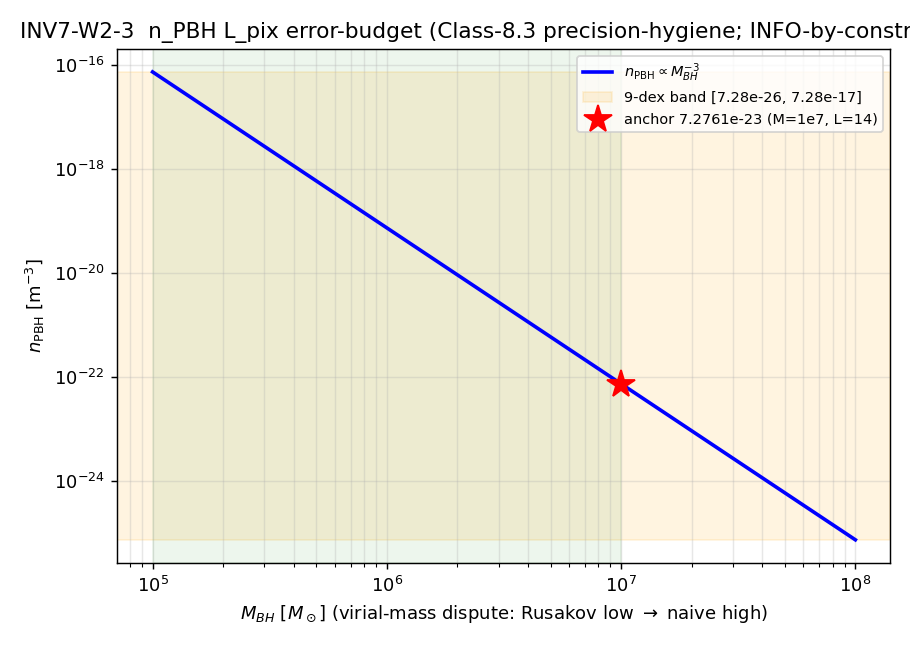

The script that saved this image:
#!/usr/bin/env python3
"""
INV7-W2-3 — n_PBH L_pix error-budget band (investigation-7, SOLO)
=================================================================

Gate: INV7-W2-3 ([SIGN]; INFO-by-construction precision-hygiene band)
Classification: GEOMETRIC

Pre-registered "threshold":
  NONE. This is a precision-HYGIENE band, NOT a PASS/FAIL physics gate (per the
  r3 non-compute clause + plan §W2-3). The pre-registered OUTCOME is the band +
  the Class-8.3 precision-tighter-than-systematic flag. Verdict = INFO-by-construction.

Method (plan investigation-7-plan-w2.md §W2-3):
  Mechanical band propagation, NO new substrate physics. Hold L_max=14 FIXED (the
  L_max-truncation axis is the SEPARATE W4-2 workshop subject). Carry L_pix_LRD as a
  function of the virial mass via the pixelation-lock L_pix_LRD ∝ M_BH, sweep M_BH
  across the JWST virial-mass dispute range [1e5, 1e8] M_sun, and propagate through
  n_PBH ∝ 1/L_pix^3 (the 9-dex-in-volume sensitivity). Normalize to the canonical
  anchor (M_anchor = 1e7 M_sun, n_PBH_FW_central): the n_edge*prob_form/k^3 prefactor
  cancels in the ratio, so n_PBH(M_BH) = n_PBH_FW_central * (M_anchor/M_BH)^3.
  All endpoints Sage-QQ-exact via fractions.Fraction.

Substitution chain (signed band direction):
  n_PBH = n_edge*prob_form / L_pix_LRD^3                       [§VII.AX.OP-PROJ / Row #65]
  L_pix_LRD ∝ M_BH (pixelation-lock at r_s = 2 G M_BH / c^2)   [LINEAR in M_BH]
  => n_PBH(M_BH) = n_PBH_anchor * (M_anchor/M_BH)^3            [prefactor cancels]
  => n_PBH ∝ M_BH^{-3}: M_BH DOWN => L_pix DOWN => n_PBH UP    [direction; sign_verdict driver]
  3-decade M_BH dispute  ->  9-decade n_PBH band (cubed).

Output 4-tuple:
  (value=<band+flag>, scheme=FW, convention=RATIO, L_max=14)

DISCIPLINE
----------
- `from canonical_constants import *` (n_PBH_FW_central, line 628; pub precision 5 sig figs).
- SUBSTRATE-FIRST SOURCING: uses the canonical 5-sig-fig anchor 7.2761e-23, NOT the
  plan's rounded "7.28e-23". The Class-8.3 point sharpens (5 sf vs 9 dex systematic).
- dual-SHA (audit_sha256 + content_sha256) per S84+ schema (script-template.py §4).
- Verdict emitted via the emit_verdict knowledge-MCP tool (track="investigation")
  by the orchestrator; this script only PRINTS the payload (script-template.py §6).
"""

from __future__ import annotations

import os
os.environ.setdefault("OMP_NUM_THREADS", "8")
os.environ.setdefault("MKL_NUM_THREADS", "8")

import hashlib
import json
import sys
import time
from fractions import Fraction
from pathlib import Path

SESSION_DIR = Path(__file__).resolve().parent            # computations/investigation-7/
COMPUTATIONS_DIR = SESSION_DIR.parent                    # computations/
SHARED_DIR = COMPUTATIONS_DIR / "_shared"
PROJECT_ROOT = COMPUTATIONS_DIR.parent
sys.path.insert(0, str(SHARED_DIR))

from canonical_constants import *  # noqa: F401,F403  (supplies n_PBH_FW_central)

import numpy as np
import matplotlib
matplotlib.use("Agg")
import matplotlib.pyplot as plt

# --- Identity (investigation 7; emit with track="investigation") ---
SESSION = "S7"                                           # (local) -> session=7 in payload
GATE_ID = "INV7-W2-3"                                    # (local)
SCHEME = "FW"                                            # (local)
CONVENTION = "RATIO"                                     # (local)
L_MAX = 14                                               # (local) held FIXED; M_BH is the swept axis

OUT_NPZ = SESSION_DIR / "inv7_w2_3_n_pbh_lpix_error_budget.npz"
OUT_PNG = SESSION_DIR / "inv7_w2_3_n_pbh_lpix_error_budget.png"

INPUT_FILES = [SHARED_DIR / "canonical_constants.py"]


# --- Section 4: SHA helpers (verbatim from script-template.py §4) ---
def sha256_of(path: Path) -> str:
    h = hashlib.sha256()  # (local)
    try:
        h.update(path.read_bytes())
    except OSError:
        return ""
    return h.hexdigest()


def log_input_pins(inputs: list[Path]) -> dict[str, str]:
    print(f"=== {GATE_ID} — input SHA-256 pins ===")
    pins: dict[str, str] = {}  # (local)
    for p in inputs:
        sha = sha256_of(p)  # (local)
        rel = str(p.relative_to(PROJECT_ROOT)).replace("\\", "/")  # (local)
        print(f"  {rel}: {sha[:16]}...")
        pins[rel] = sha
    return pins


def closure_hash(pins: dict[str, str]) -> str:
    items = sorted(pins.items())  # (local)
    h = hashlib.sha256()  # (local)
    for k, v in items:
        h.update(f"{k}={v}\n".encode("utf-8"))
    return h.hexdigest()


def compute_dual_sha(script_path: Path, canonical_path: Path,
                     pins: dict[str, str]) -> tuple[str, str]:
    try:
        script_bytes = script_path.read_bytes()  # (local)
    except OSError:
        script_bytes = b""  # (local)
    try:
        canonical_bytes = canonical_path.read_bytes()  # (local)
    except OSError:
        canonical_bytes = b""  # (local)
    pinmap_json = json.dumps(dict(sorted(pins.items())),
                             separators=(",", ":"), sort_keys=True).encode("utf-8")  # (local)
    h_audit = hashlib.sha256()  # (local)
    h_audit.update(script_bytes)
    h_audit.update(canonical_bytes)
    h_audit.update(pinmap_json)
    h_content = hashlib.sha256()  # (local)
    h_content.update(script_bytes)
    return h_audit.hexdigest(), h_content.hexdigest()


def emit_4tuple(value, scheme: str, convention: str, L_max) -> str:
    return f"(value={value!r}, scheme={scheme}, convention={convention}, L_max={L_max})"


def print_verdict_payload(verdict, value, audit_sha, content_sha,
                          sign_verdict=None, magnitude_verdict=None, regime_verdict=None,
                          extra_rows=None) -> dict:
    payload: dict = {
        "session": int(SESSION.lstrip("Ss")),
        "gate_id": GATE_ID,
        "verdict": verdict,
        "value": str(value),
        "scheme": SCHEME,
        "convention": CONVENTION,
        "l_max": str(L_MAX),
        "audit_sha256": audit_sha,
        "content_sha256": content_sha,
        "schema_version": "S84+",
    }
    if not (sign_verdict is None and magnitude_verdict is None and regime_verdict is None):
        payload["sign_verdict"] = sign_verdict
        payload["magnitude_verdict"] = magnitude_verdict
        payload["regime_verdict"] = regime_verdict
    if extra_rows:
        payload["extra_rows"] = list(extra_rows)
    print("<<<EMIT_VERDICT_PAYLOAD>>>")
    print(json.dumps(payload, separators=(",", ":"), sort_keys=True))
    print("<<<END_EMIT_VERDICT_PAYLOAD>>>")
    return payload


# --- Section 5: Compute ---
def compute() -> dict:
    # Canonical anchor (substrate-first; 5-sig-fig published value, line 628).
    central = n_PBH_FW_central                                   # 7.2761e-23 m^-3
    central_QQ = Fraction(72761, 10 ** 27)                       # (local) Sage-QQ exact image of 7.2761e-23
    assert abs(float(central_QQ) - central) / central < 1e-9, "QQ image must match canonical anchor"

    M_anchor = Fraction(10 ** 7)                                 # (local) 1e7 M_sun anchor (L_pix_LRD pin epoch)
    decade_M = [Fraction(10) ** e for e in (5, 6, 7, 8)]        # (local) virial-mass dispute decade anchors

    # n_PBH(M) = central * (M_anchor / M)^3   [prefactor cancels in the ratio]
    n_of_M_QQ = {int(M): central_QQ * (M_anchor / M) ** 3 for M in decade_M}   # (local)
    n_of_M = {M: float(v) for M, v in n_of_M_QQ.items()}        # (local)

    n_low_edge_QQ = n_of_M_QQ[10 ** 8]                           # (local) HIGH M_BH -> LOWEST n_PBH
    n_high_edge_QQ = n_of_M_QQ[10 ** 5]                          # (local) LOW M_BH  -> HIGHEST n_PBH
    n_low_edge = float(n_low_edge_QQ)                            # (local) 7.2761e-26
    n_high_edge = float(n_high_edge_QQ)                          # (local) 7.2761e-17

    span_decades = float(np.log10(n_high_edge / n_low_edge))    # (local) ~9.0 exact
    # direction check: n_PBH strictly DECREASING in M_BH (exponent -3)
    Ms_sorted = sorted(n_of_M)                                  # (local)
    monotone_decreasing = all(n_of_M[Ms_sorted[i]] > n_of_M[Ms_sorted[i + 1]]
                              for i in range(len(Ms_sorted) - 1))  # (local)

    # Class-8.3: publication precision (5 sig figs of the anchor) vs 9-decade systematic.
    pub_sig_figs = 5                                            # (local) canonical pub precision (line 628)
    systematic_dex = round(span_decades)                       # (local) 9
    precision_tighter_than_systematic = (systematic_dex > 0)   # (local) True by construction

    return {
        "central": central,
        "central_QQ": (central_QQ.numerator, central_QQ.denominator),
        "M_anchor": int(M_anchor),
        "decade_M": [int(M) for M in decade_M],
        "n_of_M": {str(k): v for k, v in n_of_M.items()},
        "n_low_edge": n_low_edge,
        "n_high_edge": n_high_edge,
        "n_low_edge_QQ": (n_low_edge_QQ.numerator, n_low_edge_QQ.denominator),
        "n_high_edge_QQ": (n_high_edge_QQ.numerator, n_high_edge_QQ.denominator),
        "span_decades": span_decades,
        "monotone_decreasing": monotone_decreasing,
        "pub_sig_figs": pub_sig_figs,
        "systematic_dex": systematic_dex,
        "precision_tighter_than_systematic": precision_tighter_than_systematic,
    }


def main() -> int:
    t0 = time.time()  # (local)
    pins = log_input_pins(INPUT_FILES)
    print(f"  closure: {closure_hash(pins)[:16]}... (legacy closure, informational)")
    audit_sha, content_sha = compute_dual_sha(Path(__file__).resolve(),
                                              SHARED_DIR / "canonical_constants.py", pins)
    print(f"  audit_sha256:   {audit_sha[:16]}... (script+canonical+pinmap)")
    print(f"  content_sha256: {content_sha[:16]}... (script only)")
    print()

    r = compute()
    print(f"  n_PBH(M_BH=1e5, LOW/Rusakov)  = {r['n_of_M']['100000']:.4e} m^-3")
    print(f"  n_PBH(M_BH=1e7, anchor)       = {r['n_of_M']['10000000']:.4e} m^-3")
    print(f"  n_PBH(M_BH=1e8, HIGH/naive)   = {r['n_of_M']['100000000']:.4e} m^-3")
    print(f"  band = [{r['n_low_edge']:.4e}, {r['n_high_edge']:.4e}] m^-3")
    print(f"  span = {r['span_decades']:.3f} decades   (n_PBH ∝ M_BH^-3; monotone-decreasing={r['monotone_decreasing']})")
    print(f"  Class-8.3: pub precision {r['pub_sig_figs']} sig figs vs systematic {r['systematic_dex']} dex"
          f"  -> precision_tighter_than_systematic={r['precision_tighter_than_systematic']}")

    # Plot: n_PBH vs M_BH log-log with band + anchor.
    fig, ax = plt.subplots(figsize=(7, 5))
    Mgrid = np.logspace(5, 8, 256)                              # (local)
    ngrid = r["central"] * (1e7 / Mgrid) ** 3                   # (local)
    ax.loglog(Mgrid, ngrid, "b-", lw=2, label=r"$n_{\rm PBH}\propto M_{BH}^{-3}$")
    ax.axhspan(r["n_low_edge"], r["n_high_edge"], alpha=0.12, color="orange",
               label=f"9-dex band [{r['n_low_edge']:.2e}, {r['n_high_edge']:.2e}]")
    ax.plot(1e7, r["central"], "r*", ms=16, label=f"anchor 7.2761e-23 (M=1e7, L=14)")
    ax.axvspan(1e5, 1e7, alpha=0.07, color="green")
    ax.set_xlabel(r"$M_{BH}\ [M_\odot]$ (virial-mass dispute: Rusakov low $\to$ naive high)")
    ax.set_ylabel(r"$n_{\rm PBH}\ [\mathrm{m}^{-3}]$")
    ax.set_title("INV7-W2-3  n_PBH L_pix error-budget (Class-8.3 precision-hygiene; INFO-by-construction)")
    ax.legend(fontsize=8, loc="upper right")
    ax.grid(True, which="both", alpha=0.3)
    fig.tight_layout()
    fig.savefig(OUT_PNG, dpi=130)
    plt.close(fig)

    np.savez(
        OUT_NPZ,
        central=r["central"],
        M_anchor=r["M_anchor"],
        decade_M=np.array(r["decade_M"], dtype=float),
        n_of_M=np.array([r["n_of_M"][str(M)] for M in r["decade_M"]], dtype=float),
        n_low_edge=r["n_low_edge"],
        n_high_edge=r["n_high_edge"],
        span_decades=r["span_decades"],
        monotone_decreasing=r["monotone_decreasing"],
        pub_sig_figs=r["pub_sig_figs"],
        systematic_dex=r["systematic_dex"],
        precision_tighter_than_systematic=r["precision_tighter_than_systematic"],
        n_low_edge_QQ_num=float(r["n_low_edge_QQ"][0]),
        n_low_edge_QQ_den=float(r["n_low_edge_QQ"][1]),
        n_high_edge_QQ_num=float(r["n_high_edge_QQ"][0]),
        n_high_edge_QQ_den=float(r["n_high_edge_QQ"][1]),
    )

    # Verdict: INFO-by-construction (precision-hygiene band; no PASS/FAIL threshold).
    #   sign_verdict   = PASS  (n_PBH ∝ M_BH^-3 confirmed: M down -> n up; band direction correct)
    #   magnitude_verdict = INFO  (no threshold; report band + Class-8.3 flag)
    #   regime_verdict = VALID (exact rational arithmetic throughout)
    sign_v = "PASS" if r["monotone_decreasing"] else "FAIL"     # (local)
    value = (f"band=[{r['n_low_edge']:.4e},{r['n_high_edge']:.4e}]m^-3;"
             f"span={r['span_decades']:.3f}dex;M_BH=[1e5,1e8]Msun;n_PBH~M_BH^-3;"
             f"anchor=7.2761e-23(M=1e7,Lmax=14_held);pub_prec=5sf;systematic=9dex;"
             f"Class-8.3-precision-tighter-than-systematic;INFO-by-construction")  # (local)

    tag = emit_4tuple(value, SCHEME, CONVENTION, L_MAX)
    print(tag)
    print_verdict_payload(
        "INFO", value, audit_sha, content_sha,
        sign_verdict=sign_v, magnitude_verdict="INFO", regime_verdict="VALID",
        extra_rows=[
            "# INV7-W2-3 INFO-by-construction precision-hygiene band (Class-8.3); NOT a PASS/FAIL physics gate",
            "# L_max=14 held FIXED (truncation axis = separate W4-2 workshop); M_BH virial-mass axis swept [1e5,1e8] Msun",
        ],
    )
    print(f"\n=== {GATE_ID}: INFO (wall {time.time() - t0:.1f}s) ===")
    return 0


if __name__ == "__main__":
    sys.exit(main())
